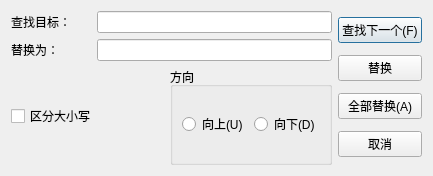
<?xml version="1.0" encoding="UTF-8"?>
<ui version="4.0">
 <class>ReplaceDialog</class>
 <widget class="QDialog" name="ReplaceDialog">
  <property name="geometry">
   <rect>
    <x>0</x>
    <y>0</y>
    <width>433</width>
    <height>176</height>
   </rect>
  </property>
  <property name="maximumSize">
   <size>
    <width>433</width>
    <height>176</height>
   </size>
  </property>
  <property name="acceptDrops">
   <bool>false</bool>
  </property>
  <property name="windowTitle">
   <string>替换</string>
  </property>
  <layout class="QHBoxLayout" name="horizontalLayout_5">
   <item>
    <layout class="QVBoxLayout" name="verticalLayout_2">
     <item>
      <layout class="QHBoxLayout" name="horizontalLayout">
       <item>
        <widget class="QLabel" name="label">
         <property name="sizePolicy">
          <sizepolicy hsizetype="Fixed" vsizetype="Preferred">
           <horstretch>0</horstretch>
           <verstretch>0</verstretch>
          </sizepolicy>
         </property>
         <property name="minimumSize">
          <size>
           <width>80</width>
           <height>0</height>
          </size>
         </property>
         <property name="maximumSize">
          <size>
           <width>80</width>
           <height>16777215</height>
          </size>
         </property>
         <property name="text">
          <string>查找目标：</string>
         </property>
        </widget>
       </item>
       <item>
        <widget class="QLineEdit" name="searchEdit"/>
       </item>
      </layout>
     </item>
     <item>
      <layout class="QHBoxLayout" name="horizontalLayout_3">
       <item>
        <widget class="QLabel" name="label_2">
         <property name="sizePolicy">
          <sizepolicy hsizetype="Fixed" vsizetype="Preferred">
           <horstretch>0</horstretch>
           <verstretch>0</verstretch>
          </sizepolicy>
         </property>
         <property name="minimumSize">
          <size>
           <width>80</width>
           <height>0</height>
          </size>
         </property>
         <property name="maximumSize">
          <size>
           <width>80</width>
           <height>16777215</height>
          </size>
         </property>
         <property name="text">
          <string>替换为：</string>
         </property>
        </widget>
       </item>
       <item>
        <widget class="QLineEdit" name="targetText"/>
       </item>
      </layout>
     </item>
     <item>
      <layout class="QHBoxLayout" name="horizontalLayout_4">
       <item>
        <widget class="QCheckBox" name="cbCaseSensetive">
         <property name="text">
          <string>区分大小写</string>
         </property>
        </widget>
       </item>
       <item>
        <widget class="QGroupBox" name="groupBox">
         <property name="title">
          <string>方向</string>
         </property>
         <layout class="QHBoxLayout" name="horizontalLayout_2">
          <item>
           <widget class="QRadioButton" name="rbUp">
            <property name="text">
             <string>向上(U)</string>
            </property>
           </widget>
          </item>
          <item>
           <widget class="QRadioButton" name="rbDown">
            <property name="text">
             <string>向下(D)</string>
            </property>
           </widget>
          </item>
         </layout>
        </widget>
       </item>
      </layout>
     </item>
    </layout>
   </item>
   <item>
    <layout class="QVBoxLayout" name="verticalLayout">
     <item>
      <widget class="QPushButton" name="btFindNext">
       <property name="text">
        <string>查找下一个(F)</string>
       </property>
      </widget>
     </item>
     <item>
      <widget class="QPushButton" name="btReplace">
       <property name="text">
        <string>替换</string>
       </property>
      </widget>
     </item>
     <item>
      <widget class="QPushButton" name="btAllReplace">
       <property name="text">
        <string>全部替换(A)</string>
       </property>
      </widget>
     </item>
     <item>
      <widget class="QPushButton" name="btCancel">
       <property name="text">
        <string>取消</string>
       </property>
      </widget>
     </item>
    </layout>
   </item>
  </layout>
 </widget>
 <resources/>
 <connections/>
</ui>
